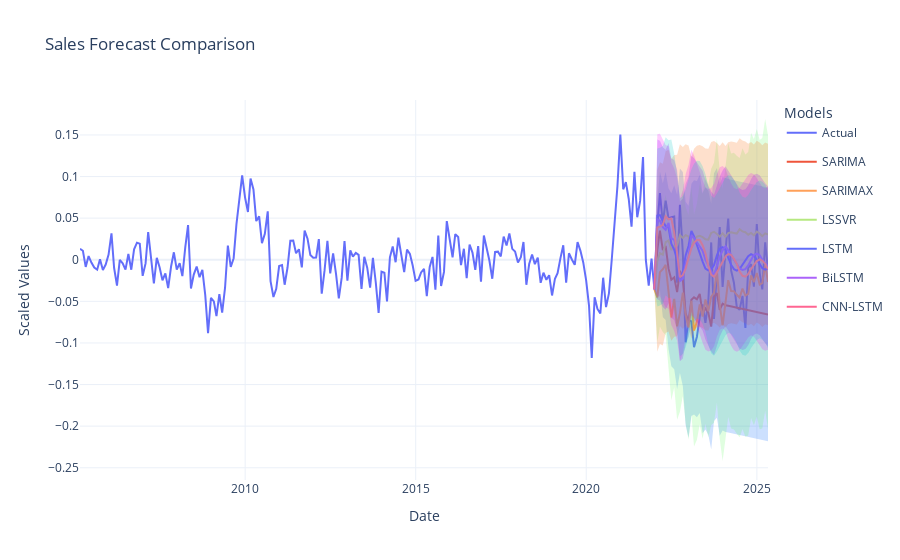

Source (notebook cell):
### Markdown cell above
#### ii. Plots

### Code cell
fig = go.Figure()

# === Actual data ===
fig.add_trace(go.Scatter(
    x=y1_scaled.index, y=y1_scaled, mode='lines',
    name='Actual', line=dict(width=2),
    legendgroup="Actual"
))

# Last training point
last_train_x = y1_train_scaled.index[-1]
last_train_y = y1_train_scaled.values[-1]

# === SARIMA ===
fig.add_trace(go.Scatter(
    x=[last_train_x] + list(y1_test_scaled.index),
    y=[last_train_y] + list(sarima_forecast),
    mode='lines', name='SARIMA', legendgroup="SARIMA"
))
fig.add_trace(go.Scatter(
    x=[last_train_x] + list(y1_test_scaled.index),
    y=[last_train_y] + list(sarima_ci.iloc[:,0]),
    mode='lines', line=dict(width=0),
    showlegend=False, legendgroup="SARIMA"
))
fig.add_trace(go.Scatter(
    x=[last_train_x] + list(y1_test_scaled.index),
    y=[last_train_y] + list(sarima_ci.iloc[:,1]),
    mode='lines', line=dict(width=0),
    fill='tonexty', fillcolor='rgba(0,100,250,0.2)',
    showlegend=False, legendgroup="SARIMA"
))

# === SARIMAX ===
fig.add_trace(go.Scatter(
    x=[last_train_x] + list(y1_test_scaled.index),
    y=[last_train_y] + list(sarimax_forecast),
    mode='lines', name='SARIMAX', legendgroup="SARIMAX"
))
fig.add_trace(go.Scatter(
    x=[last_train_x] + list(y1_test_scaled.index),
    y=[last_train_y] + list(sarimax_ci.iloc[:,0]),
    mode='lines', line=dict(width=0),
    showlegend=False, legendgroup="SARIMAX"
))
fig.add_trace(go.Scatter(
    x=[last_train_x] + list(y1_test_scaled.index),
    y=[last_train_y] + list(sarimax_ci.iloc[:,1]),
    mode='lines', line=dict(width=0),
    fill='tonexty', fillcolor='rgba(100,250,100,0.2)',
    showlegend=False, legendgroup="SARIMAX"
))

# === LSSVR ===
fig.add_trace(go.Scatter(
    x=[last_train_x] + list(y1_test_scaled.index),
    y=[last_train_y] + list(lssvr_forecast),
    mode='lines', name='LSSVR', legendgroup="LSSVR"
))
fig.add_trace(go.Scatter(
    x=[last_train_x] + list(y1_test_scaled.index),
    y=[last_train_y] + list(lssvr_lower),
    mode='lines', line=dict(width=0),
    showlegend=False, legendgroup="LSSVR"
))
fig.add_trace(go.Scatter(
    x=[last_train_x] + list(y1_test_scaled.index),
    y=[last_train_y] + list(lssvr_upper),
    mode='lines', line=dict(width=0),
    fill='tonexty', fillcolor='rgba(250,100,0,0.2)',
    showlegend=False, legendgroup="LSSVR"
))

# === LSTM ===
fig.add_trace(go.Scatter(
    x=[last_train_x] + list(y1_test_scaled.index),
    y=[last_train_y] + list(lstm_forecast),
    mode='lines', name='LSTM', legendgroup="LSTM"
))
fig.add_trace(go.Scatter(
    x=[last_train_x] + list(y1_test_scaled.index),
    y=[last_train_y] + list(lstm_lower),
    mode='lines', line=dict(width=0),
    showlegend=False, legendgroup="LSTM"
))
fig.add_trace(go.Scatter(
    x=[last_train_x] + list(y1_test_scaled.index),
    y=[last_train_y] + list(lstm_upper),
    mode='lines', line=dict(width=0),
    fill='tonexty', fillcolor='rgba(250,0,250,0.2)',
    showlegend=False, legendgroup="LSTM"
))

# === BiLSTM ===
fig.add_trace(go.Scatter(
    x=[last_train_x] + list(y1_test_scaled.index),
    y=[last_train_y] + list(bilstm_forecast),
    mode='lines', name='BiLSTM', legendgroup="BiLSTM"
))
fig.add_trace(go.Scatter(
    x=[last_train_x] + list(y1_test_scaled.index),
    y=[last_train_y] + list(bilstm_lower),
    mode='lines', line=dict(width=0),
    showlegend=False, legendgroup="BiLSTM"
))
fig.add_trace(go.Scatter(
    x=[last_train_x] + list(y1_test_scaled.index),
    y=[last_train_y] + list(bilstm_upper),
    mode='lines', line=dict(width=0),
    fill='tonexty', fillcolor='rgba(150,0,250,0.2)',
    showlegend=False, legendgroup="BiLSTM"
))

# === CNN-LSTM ===
fig.add_trace(go.Scatter(
    x=[last_train_x] + list(y1_test_scaled.index),
    y=[last_train_y] + list(cnnlstm_forecast),
    mode='lines', name='CNN-LSTM', legendgroup="CNN-LSTM"
))
fig.add_trace(go.Scatter(
    x=[last_train_x] + list(y1_test_scaled.index),
    y=[last_train_y] + list(cnnlstm_lower),
    mode='lines', line=dict(width=0),
    showlegend=False, legendgroup="CNN-LSTM"
))
fig.add_trace(go.Scatter(
    x=[last_train_x] + list(y1_test_scaled.index),
    y=[last_train_y] + list(cnnlstm_upper),
    mode='lines', line=dict(width=0),
    fill='tonexty', fillcolor='rgba(0,200,200,0.2)',
    showlegend=False, legendgroup="CNN-LSTM"
))

# === Layout ===
fig.update_layout(
    title='Sales Forecast Comparison',
    xaxis_title='Date',
    yaxis_title='Scaled Values',
    template='plotly_white',
    legend=dict(title='Models')
)

fig.show()
